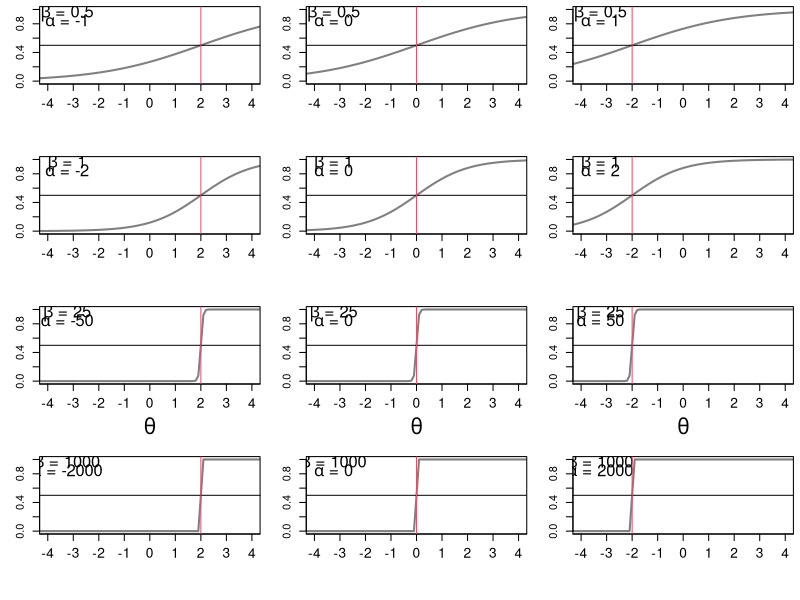

R code for this plot:
## R_Demo_logit_transformation_latent_variable.R
##########################################################################
## INSTRUCTOR: Christopher Fariss
## COURSE NAME: Advanced Computational Methods for Social Media and Textual Data (2F)
## University of Essex Summer School 2022
##
## Date: 2022-08-08
##
## Please e-mail me if you find any errors or have and suggestions (either email is fine)
## e-mail: cjf0006@gmail.com
## e-mail: cjfariss@umich.edu
##
##########################################################################
##
## Introduction to tutorial:
##
## Think about a latent variable model without actually running one.
##
## This program is a visual look at the relationship between values along a fixed sequence that represents the distribution of the latent variable and its relationship to binary variables that are equally likely (50%-50% change).
##
## In the IRT framework, there is a latent trait theta_i.
##
## Where the subscript i = 1,... ,N indicates multiple units.
##
## y_ik is the observed value for item k for unit i.
##
## For each item alpha_k and beta_k are also estimated.
##
## alpha_k continues to act as "difficulty" parameters, or threshold that benchmarks how likely an indicator is to be observed relative to the values of the latent trait.
##
## In this formulation, this is analogous to an intercept in a traditional logistic regression model.
##
## beta_k, often referred to as the "discrimination" parameters and is the analogue of a slope coefficient.
##
##########################################################################

## make theta a deterministic sequence (we will use each value below to calculate a range of probabilities as a function of these values and the item-discrimination and item-difficulty parameters)
theta <- seq(-5,5,.1)
n <- length(theta)

## set strength of relationship (i.e., the item discrimination)
##
## try setting this value to an positive real number
##
## as beta increases the logit curve will converge towards a set function
##
## the step function will reside over the inflection point of the logit curve
##
## the inflection point is always -(alpha/beta)
##
## because of this identity, we have to expand the intercepts below by a factor of beta
##
## the expansion below is necessary to fix the curve over the range of the standard normal density set for x above
##
#beta <- .1
#beta <- .5
#beta <- 1
#beta <- 2
#beta <- 3
#beta <- 4
#beta <- 5
#beta <- 10
#beta <- 100
#beta <- 1000
#beta <- 10000
##
## as beta approach infinity, the value along x becomes perfectly predictive of the y variables
##
#beta <- 100000


## set beta here (pick three values for beta, the item discrimination parameter)
beta <- c(.5,1,25,1000)

par(mfrow=c(4,3), mar=c(5,3,.5,.5))
for(j in 1:length(beta)){
    ## set intercepts * an expansion factor, which is the item discrimination from above
    ## values correspond exactly to the position along the standard normal x variable
    ## specifically, these are the position along x at which point at which Pr(y=1)=.5
    alpha <- beta[j]*c(-2,0,2)
    
    # linear terms of the model
    # transform the linear xb terms using the logit function into a probability
    xb <- p <- y <- matrix(NA, nrow=n, ncol=length(alpha))
    for(i in 1:length(alpha)){
        xb[,i] <- alpha[i] + beta[j] * theta
        p[,i] <- 1 / (1 + exp(-xb[,i]))
        y[,i] <- rbinom(n, size=1, prob=p[,i])
    }
    
    for(i in 1:length(alpha)){
        ## graph theta values along the the x-axis
        ## x values are projected onto the probablity of y using the inverse logit function of xb
        plot(theta, p[,i], xlim=c(-4.0,4.0), ylim=c(0,1), xaxt="n", xlab="", type="l", lwd=2, col=grey(.5), ylab="")
        if(j==3)mtext(side=1, expression(theta), cex=1.25, line=3)
        if(i==1)mtext(side=2, expression("Probability Y=1"), cex=1.25, line=3)
        A <- alpha[i]
        B <- beta[j]
        text(-3.25,.95, substitute(paste(beta, " = ", B), list(B = B)),, cex=1.5)
        text(-3.25,.85, substitute(paste(alpha, " = ", A), list(A = A)),, cex=1.5)
        axis(side=1, at=-5:5, cex.axis=1.25)
        abline(h=0.5)
        abline(v=-(alpha[i]/beta[j]), col=2)
        #abline(v=-((alpha[i]+log(2.75))/beta[j]), col=2, lwd=.5, lty=2)
        #abline(v=-((alpha[i]-log(2.75))/beta[j]), col=2, lwd=.5, lty=2)
    }
}



